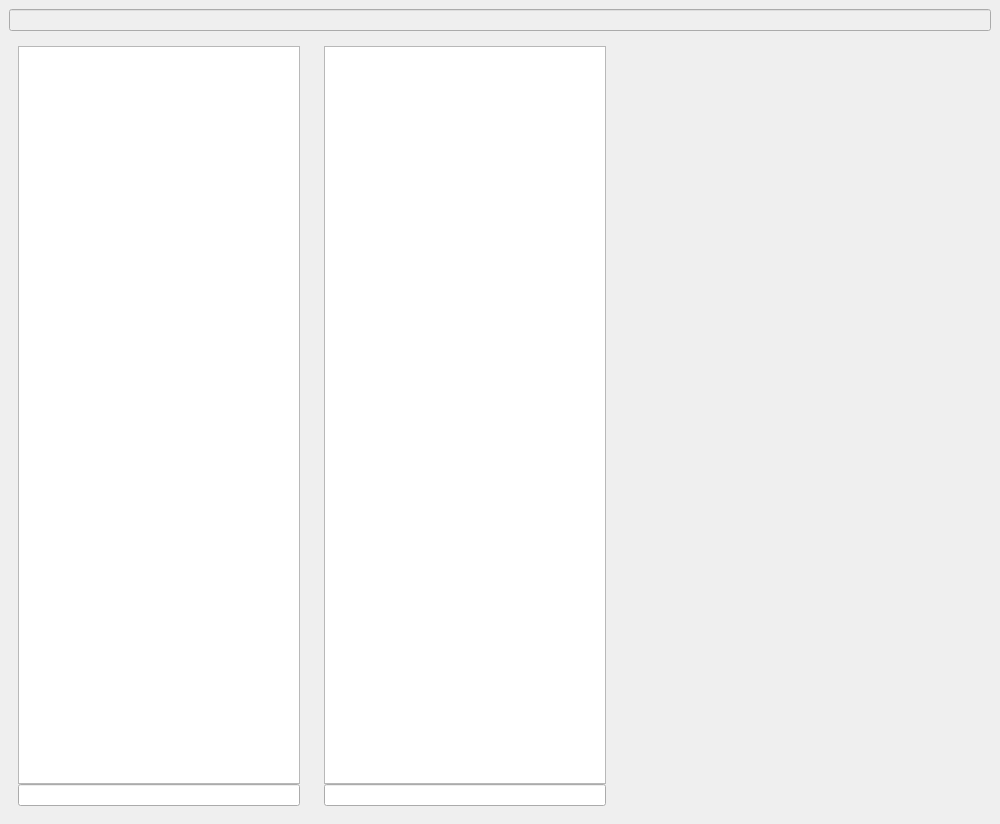
<?xml version="1.0" encoding="UTF-8"?>
<ui version="4.0">
 <class>MainWindow</class>
 <widget class="QMainWindow" name="MainWindow">
  <property name="geometry">
   <rect>
    <x>0</x>
    <y>0</y>
    <width>1000</width>
    <height>824</height>
   </rect>
  </property>
  <property name="sizePolicy">
   <sizepolicy hsizetype="Preferred" vsizetype="Preferred">
    <horstretch>0</horstretch>
    <verstretch>0</verstretch>
   </sizepolicy>
  </property>
  <property name="windowTitle">
   <string>Picks</string>
  </property>
  <widget class="QWidget" name="centralwidget">
   <layout class="QHBoxLayout" name="horizontalLayout">
    <item>
     <layout class="QVBoxLayout" name="verticalLayout">
      <item>
       <widget class="QLineEdit" name="le_directory">
        <property name="enabled">
         <bool>false</bool>
        </property>
       </widget>
      </item>
      <item>
       <layout class="QHBoxLayout" name="horizontalLayout_2">
        <item>
         <widget class="QWidget" name="frm_filelist" native="true">
          <property name="minimumSize">
           <size>
            <width>300</width>
            <height>100</height>
           </size>
          </property>
          <property name="maximumSize">
           <size>
            <width>300</width>
            <height>16777215</height>
           </size>
          </property>
          <layout class="QVBoxLayout" name="verticalLayout_2">
           <property name="spacing">
            <number>0</number>
           </property>
           <item>
            <widget class="QListWidget" name="lst_files">
             <property name="editTriggers">
              <set>QAbstractItemView::NoEditTriggers</set>
             </property>
            </widget>
           </item>
           <item>
            <widget class="QLineEdit" name="txt_file_filter"/>
           </item>
          </layout>
         </widget>
        </item>
        <item>
         <widget class="QWidget" name="frm_tags" native="true">
          <property name="minimumSize">
           <size>
            <width>300</width>
            <height>100</height>
           </size>
          </property>
          <property name="maximumSize">
           <size>
            <width>300</width>
            <height>16777215</height>
           </size>
          </property>
          <layout class="QVBoxLayout" name="verticalLayout_3">
           <property name="spacing">
            <number>0</number>
           </property>
           <item>
            <widget class="QListWidget" name="lst_tags">
             <property name="editTriggers">
              <set>QAbstractItemView::NoEditTriggers</set>
             </property>
            </widget>
           </item>
           <item>
            <widget class="QLineEdit" name="txt_tag_filter"/>
           </item>
          </layout>
         </widget>
        </item>
        <item>
         <widget class="QLabel" name="lbl_viewer">
          <property name="sizePolicy">
           <sizepolicy hsizetype="MinimumExpanding" vsizetype="MinimumExpanding">
            <horstretch>0</horstretch>
            <verstretch>0</verstretch>
           </sizepolicy>
          </property>
          <property name="minimumSize">
           <size>
            <width>1</width>
            <height>1</height>
           </size>
          </property>
          <property name="autoFillBackground">
           <bool>true</bool>
          </property>
          <property name="text">
           <string/>
          </property>
          <property name="scaledContents">
           <bool>false</bool>
          </property>
          <property name="alignment">
           <set>Qt::AlignCenter</set>
          </property>
         </widget>
        </item>
       </layout>
      </item>
     </layout>
    </item>
   </layout>
  </widget>
 </widget>
 <resources/>
 <connections/>
</ui>
